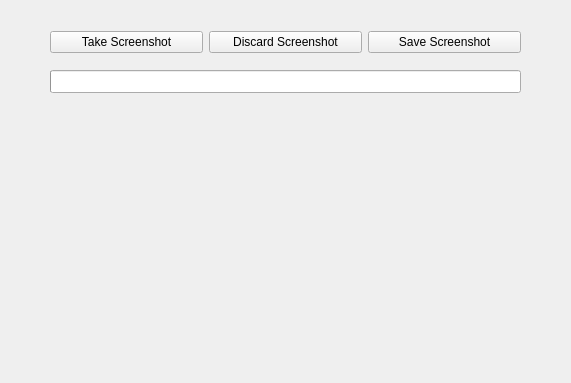
<?xml version="1.0" encoding="UTF-8"?>
<ui version="4.0">
 <class>screen_cap</class>
 <widget class="QWidget" name="screen_cap">
  <property name="geometry">
   <rect>
    <x>0</x>
    <y>0</y>
    <width>571</width>
    <height>383</height>
   </rect>
  </property>
  <property name="windowTitle">
   <string>Form</string>
  </property>
  <widget class="QProgressBar" name="progressBar">
   <property name="geometry">
    <rect>
     <x>50</x>
     <y>70</y>
     <width>471</width>
     <height>23</height>
    </rect>
   </property>
   <property name="value">
    <number>0</number>
   </property>
   <property name="textVisible">
    <bool>false</bool>
   </property>
  </widget>
  <widget class="QLabel" name="label">
   <property name="geometry">
    <rect>
     <x>10</x>
     <y>120</y>
     <width>551</width>
     <height>251</height>
    </rect>
   </property>
   <property name="text">
    <string/>
   </property>
  </widget>
  <widget class="QWidget" name="layoutWidget">
   <property name="geometry">
    <rect>
     <x>50</x>
     <y>30</y>
     <width>471</width>
     <height>25</height>
    </rect>
   </property>
   <layout class="QHBoxLayout" name="horizontalLayout">
    <item>
     <widget class="QPushButton" name="pushButton">
      <property name="text">
       <string>Take Screenshot</string>
      </property>
     </widget>
    </item>
    <item>
     <widget class="QPushButton" name="pushButton_2">
      <property name="text">
       <string>Discard Screenshot</string>
      </property>
     </widget>
    </item>
    <item>
     <widget class="QPushButton" name="pushButton_3">
      <property name="text">
       <string>Save Screenshot</string>
      </property>
     </widget>
    </item>
   </layout>
  </widget>
 </widget>
 <resources/>
 <connections/>
</ui>
